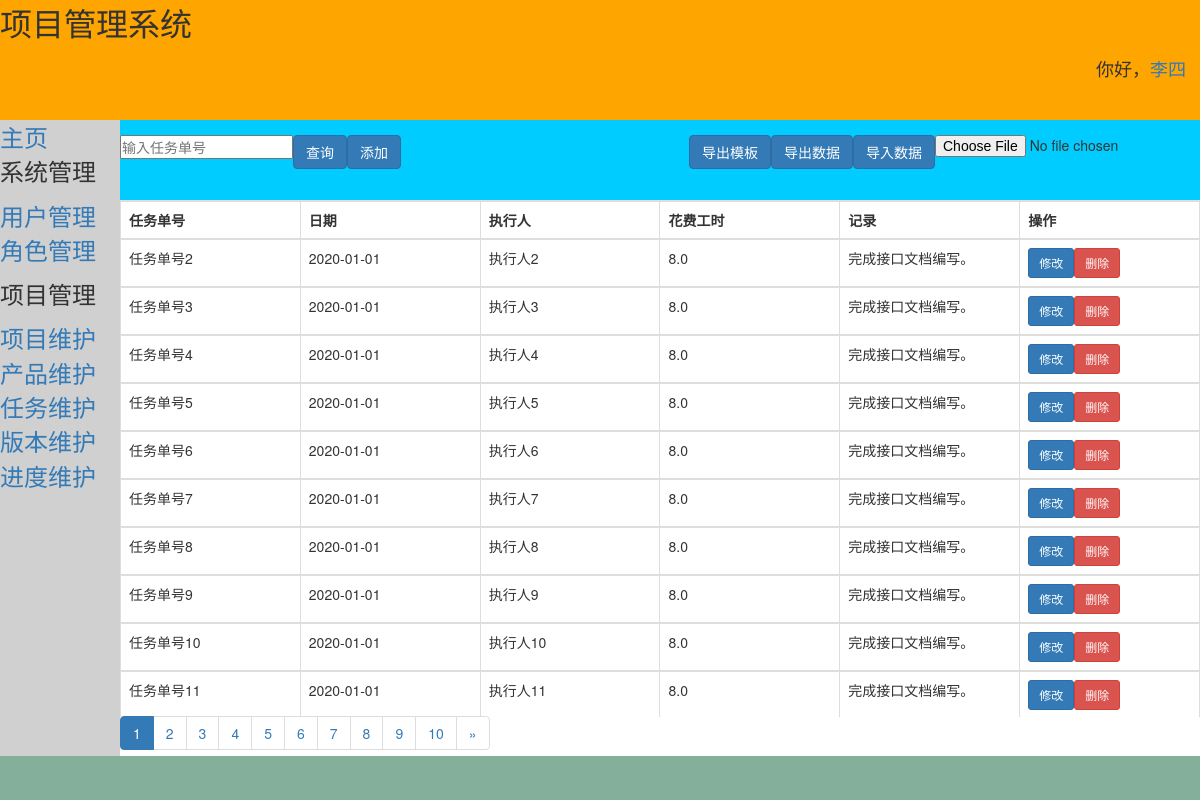
Screenshot of /project/progress/ (signed in) with the database file from the repository.
### login/models.py (models this page shows)
class User(AbstractUser):
    area = models.CharField(max_length=20, verbose_name='地区')
    class Meta:
        verbose_name = '用户'
        verbose_name_plural = '用户'
        ordering = ['id']

### project/models.py (models this page shows)
class Progress(models.Model):
    tasks = models.ForeignKey(
        Task,
        to_field='task_num',
        on_delete=models.CASCADE,
        related_name='to_progress',
        verbose_name='所属任务',)
    date = models.DateField(verbose_name='日期')
    executor = models.CharField(max_length=20, verbose_name='执行人')
    hours = models.FloatField(verbose_name='工时')
    record = models.TextField(verbose_name='开发记录')
    create_time = models.DateTimeField(auto_now_add=timezone.now, verbose_name='创建时间')
    class Meta:
        ordering = ['-date']
        verbose_name = '进度'
        verbose_name_plural = '进度'

class Task(models.Model):
    status_choice = (
        ('no', '未开始'),
        ('doing', '进行中'),
        ('done', '已完成'),
    )
    products = models.ForeignKey(
        Product,
        to_field='product_model',
        on_delete=models.CASCADE,
        related_name='to_task',
        verbose_name='所属产品',)
    task_num = models.CharField(max_length=20, unique=True, primary_key=True, verbose_name='任务单号')
    dev_type = models.CharField(max_length=20, verbose_name='开发类型')
    start_time = models.DateField(blank=True, null=True, verbose_name='开始时间')
    end_time = models.DateField(blank=True, null=True, verbose_name='结束时间')
    task_status = models.CharField(max_length=10, choices=status_choice, verbose_name='任务状态')
    create_time = models.DateTimeField(auto_now_add=timezone.now, verbose_name='创建时间')
    class Meta:
        ordering = ['-task_num']
        verbose_name = '任务'
        verbose_name_plural = '任务'

### project/views.py (the view)
# urls.py: path('progress/', views.progress, name='progress'),
@login_required
def progress(request):
    del_id = request.GET.get('del_id', '')
    page = request.GET.get('page', 1)
    search_data = request.GET.get('search', '')
    detail = request.GET.get('detail', '')
    if del_id:     # 删除数据
        Progress.objects.get(id=del_id).delete()
        red_path = '?page='+str(page)
        return HttpResponseRedirect(reverse('project:progress')+red_path)
    if search_data:   # 外键模糊查询
        progress_list = Progress.objects.filter(tasks__task_num__contains=search_data)
    elif detail:
        progress_list = Progress.objects.filter(tasks__task_num=detail)
    else:
        progress_list = Progress.objects.all()    # 查询全部数据
    count_page =10    # 按每页count_page条数据分页
    paginator = Paginator(progress_list, count_page)
    start = (int(page)-1)*count_page
    try:
        progress_data = paginator.page(page)
    except PageNotAnInteger:
        progress_data = paginator.page(1)
    except EmptyPage:
        progress_data = paginator.page(paginator.num_pages)
    context = {
        'progress_data': progress_data,
        'start': start,
        'search_data': search_data,
        'username': request.user.first_name,
    }
    return render(request, 'project/progress.html', context)

### project/templates/project/progress.html (shortened to what this page needs)
{% extends 'login/base.html' %}
    {% block rightup %}
    <form action="{% url 'project:progress_import'%}" method="post" enctype="multipart/form-data" role="form">
        <div class="form-group">
        <input type="file" name="progress_file" required style="display:inline-block;float: right;">
        <button type="submit" class="btn btn-primary" style="display:inline-block;float: right;">导入数据</button>
        </div>
    </form>
    <form action="" method="get" role="form">
        <div class="form-group">
        <input type="text" name="search" required style="display:inline-block;float:left;" placeholder="输入任务单号">
        <button type="submit" class="btn btn-primary" style="display:inline-block;float:left;">查询</button>
        </div>
    </form>
    <a href="{% url 'project:progress_download' 1 %}">
        <button class="btn btn-primary" type="button" style="display:inline-block;float: right;">导出数据</button>
    </a>
    <a href="{% url 'project:progress_download' 2 %}">
        <button class="btn btn-primary" type="button" style="display:inline-block;float: right;">导出模板</button>
    </a>
    <button class="btn btn-primary" data-toggle="modal" data-target="#add" style="display:inline-block;float: left;">添加</button>
    {% endblock rightup %}
    {% block right %}
    <table class="table table-hover table-bordered">
        <TR>
            <th>任务单号</th>
            <th>日期</th>
            <th>执行人</th>
            <th>花费工时</th>
            <th>记录</th>
            <th>操作</th>
        </TR>
        {% for progress in progress_data %}
            <TR>
                <TD>{{progress.tasks.task_num}}</TD>
                <TD>{{progress.date|date:"Y-m-d"}}</TD>
                <TD>{{progress.executor}}</TD>
                <TD>{{progress.hours}}</TD>
                <TD>{{progress.record}}</TD>
                <td>
                    <button class="btn btn-danger btn-sm" data-toggle="modal" data-target="#my{{progress.id}}">删除</button>
                    <button class="btn btn-primary btn-sm" data-toggle="modal" data-target="#{{progress.id}}" style="display:inline-block;float: left;">修改</button>
                </td>
            </TR>
        {% endfor%}
    </table>
    {% endblock right %}
 {% block rightdown %}
    <nav aria-label="Page navigation">
        <ul class="pagination">
            {% for pg in progress_data.paginator.page_range %}
                {% if progress_data.number == pg %}
                    <li class="active">
                        <a href="?search={{search_data}}&page={{pg}}">{{pg}}</a>
                    </li>
                {% else %}
                    <li>
                        <a href="?search={{search_data}}&page={{pg}}">{{pg}}</a>
                    </li>
                {% endif %}
            {% endfor %}
            {% if progress_data.has_next %}
                <li>
                    <a href="?page={{progress_data.next_page_number}}&search={{search_data}}" aria-label="Next">
                        <span aria-hidden="true">&raquo;</span>
                    </a>
                </li>
            {% endif %}
        </ul>
    </nav>
{% endblock rightdown %}

### login/templates/login/base.html (shortened to what this page needs)
<!DOCTYPE html>
{% load static %}
<html lang="en">
<head>
    <link rel="stylesheet" href="{% static 'bootstrap-3.3.7-dist/css/bootstrap.min.css' %}">
</head>
<body>
        <div class="top">
            <p><font size="6">项目管理系统</font></p>
            <p align="right"><font size="4">你好，<a href="#">{{username}}</a></font>&emsp;</p>
        </div>
		<div class="left">
            <font size="5">
                <a href="{% url 'login:homepage' %}" >主页</a>
                <p>系统管理</p>
                <ul>
                    <li><a href="{% url 'system:user' %}">用户管理</a></li>
                    <li><a href="{% url 'system:role' %}">角色管理</a></li>
                </ul>
            <p>项目管理</p>
                <ul>
                    <li><a href="{% url 'project:project' %}">项目维护</a></li>
                    <li><a href="{% url 'project:product' %}">产品维护</a></li>
                    <li><a href="{% url 'project:task' %}">任务维护</a></li>
                    <li><a href="{% url 'project:vision' %}">版本维护</a></li>
                    <li><a href="{% url 'project:progress' %}">进度维护</a></li>
                </ul>
            </font>
        </div>
		<div class="rightup">
            <div class="inner">
                {% block rightup %}
                {% endblock rightup %}
            </div>
        </div>
		<div class="right">
            <div class="inner">
                {% block right %}
                {% endblock right %}
            </div>
        </div>
        <div class="rightdown">
            <div class="inner">
                {% block rightdown %}
                {% endblock rightdown %}
            </div>
        </div>
		<div class="bottom"></div>
</body>
</html>

### login/templates/login/base.html (style rules this page uses)
.top { height:15%; position:absolute; top:0%; left:0%; right:0%; background-color:orange; }
.left { position:absolute; top:15%; left:0%; bottom:5%; width:10%; background-color:#D0D0D0; }
.rightup { position:absolute; top:15%; left:10%; right:0%; height:10%; background-color:#00CCFF; }
.right { position:absolute; top:25%; left:10%; right:0%; height:64.5%; background-color:white; }
.rightdown { position:absolute; height:0%; left:10%; right:0%; bottom:13%; background-color:white; }
.bottom { position:absolute; left:0%; right:0%; bottom:0%; height:5.5%; background-color:#84AF9B; }
.inner { min-height:20px; }
* { margin: 0; padding: 0; }
table { border-spacing: 0; border-collapse: collapse; }
table thead, tbody tr { display: table; width: 100%; table-layout: fixed; }

### rows the page displays
User: first_name "李四"
Progress: tasks.task_num "任务单号2", date "2020-01-01", executor "执行人2", hours "8.0", record "完成接口文档编写。"
Progress: tasks.task_num "任务单号3", date "2020-01-01", executor "执行人3", hours "8.0", record "完成接口文档编写。"
Progress: tasks.task_num "任务单号4", date "2020-01-01", executor "执行人4", hours "8.0", record "完成接口文档编写。"
Progress: tasks.task_num "任务单号5", date "2020-01-01", executor "执行人5", hours "8.0", record "完成接口文档编写。"
Progress: tasks.task_num "任务单号6", date "2020-01-01", executor "执行人6", hours "8.0", record "完成接口文档编写。"
Progress: tasks.task_num "任务单号7", date "2020-01-01", executor "执行人7", hours "8.0", record "完成接口文档编写。"
Progress: tasks.task_num "任务单号8", date "2020-01-01", executor "执行人8", hours "8.0", record "完成接口文档编写。"
Progress: tasks.task_num "任务单号9", date "2020-01-01", executor "执行人9", hours "8.0", record "完成接口文档编写。"
Progress: tasks.task_num "任务单号10", date "2020-01-01", executor "执行人10", hours "8.0", record "完成接口文档编写。"
Progress: tasks.task_num "任务单号11", date "2020-01-01", executor "执行人11", hours "8.0", record "完成接口文档编写。"

### other values shown
{{ pg }} "1"
{{ pg }} "2" "3" "4" "5" "6" "7" "8" "9" "10"
